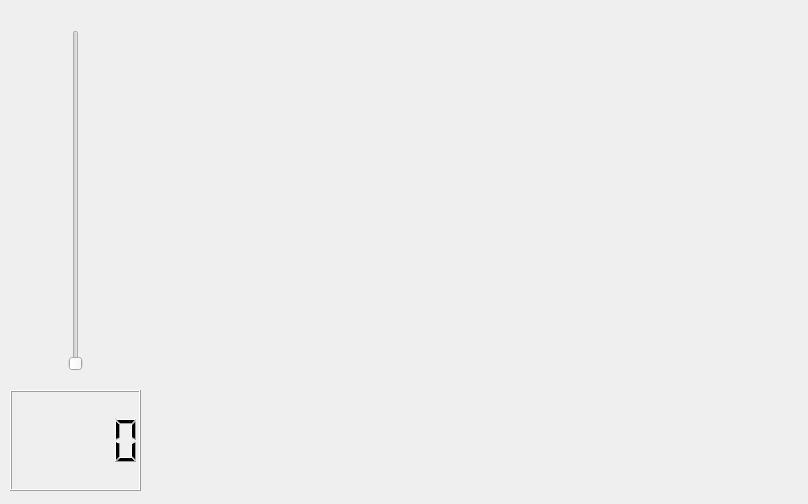
<?xml version="1.0" encoding="UTF-8"?>
<ui version="4.0">
 <class>MainWindow</class>
 <widget class="QMainWindow" name="MainWindow">
  <property name="geometry">
   <rect>
    <x>0</x>
    <y>0</y>
    <width>808</width>
    <height>504</height>
   </rect>
  </property>
  <property name="minimumSize">
   <size>
    <width>808</width>
    <height>504</height>
   </size>
  </property>
  <property name="maximumSize">
   <size>
    <width>808</width>
    <height>504</height>
   </size>
  </property>
  <property name="windowTitle">
   <string>Gesture Slider Demo</string>
  </property>
  <widget class="QWidget" name="centralWidget">
   <widget class="QSlider" name="verticalSlider">
    <property name="geometry">
     <rect>
      <x>30</x>
      <y>30</y>
      <width>91</width>
      <height>341</height>
     </rect>
    </property>
    <property name="font">
     <font>
      <pointsize>15</pointsize>
     </font>
    </property>
    <property name="maximum">
     <number>200</number>
    </property>
    <property name="value">
     <number>0</number>
    </property>
    <property name="orientation">
     <enum>Qt::Vertical</enum>
    </property>
   </widget>
   <widget class="QLCDNumber" name="lcdNumber">
    <property name="geometry">
     <rect>
      <x>10</x>
      <y>390</y>
      <width>131</width>
      <height>101</height>
     </rect>
    </property>
   </widget>
   <widget class="QLabel" name="label">
    <property name="geometry">
     <rect>
      <x>150</x>
      <y>10</y>
      <width>640</width>
      <height>480</height>
     </rect>
    </property>
    <property name="text">
     <string>&lt;html&gt;&lt;head/&gt;&lt;body&gt;&lt;p&gt;&lt;br/&gt;&lt;/p&gt;&lt;/body&gt;&lt;/html&gt;</string>
    </property>
   </widget>
  </widget>
  <widget class="QMenuBar" name="menuBar">
   <property name="geometry">
    <rect>
     <x>0</x>
     <y>0</y>
     <width>808</width>
     <height>30</height>
    </rect>
   </property>
  </widget>
 </widget>
 <layoutdefault spacing="6" margin="11"/>
 <resources/>
 <connections/>
</ui>
